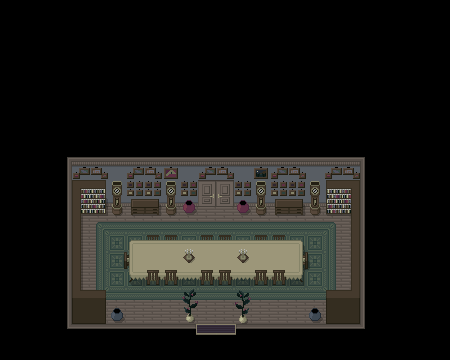

Below is a game level as drawn by its tile map, then a one-line description and the .tmx that defines it (tile-layer data replaced by summaries):
An orthogonal 25x20 tile map with 18x18 px tiles, 3 tile layers (Livello tile 1, Furniture, Foreground), 5 tilesets and 13 objects.

<map version="1.10" tiledversion="1.11.0" orientation="orthogonal" renderorder="right-down" width="25" height="20" tilewidth="18" tileheight="18" infinite="0" nextlayerid="5" nextobjectid="28">
 <tileset firstgid="1" source="../../TILEMAPS/Tilemap 2/Tilemap2.tsx" />
 <tileset firstgid="171" source="../../TILEMAPS/Tilemap1/Tilemap1.tsx" />
 <tileset firstgid="324" source="../../TILEMAPS/Tilemap 3/Tilemap3.tsx" />
 <tileset firstgid="477" source="../../TILEMAPS/Furniture/Furniture.tsx" />
 <tileset firstgid="855" source="../../TILEMAPS/Furniture/Furniture2.tsx" />
 <layer id="1" name="Livello tile 1" width="25" height="20">
  <data>[500 cells, 500 non-empty, 28 distinct tile ids]</data>
 </layer>
 <layer id="2" name="Furniture" width="25" height="20">
  <data>[500 cells, 90 non-empty, 43 distinct tile ids]</data>
 </layer>
 <objectgroup id="4" name="Collisioni">
  <object id="1" x="54" y="144" width="324" height="54" />
  <object id="2" x="342" y="198" width="36" height="144" />
  <object id="8" x="324" y="306" width="18" height="36" />
  <object id="10" x="54" y="306" width="54" height="36" />
  <object id="11" x="54" y="198" width="36" height="108" />
  <object id="12" x="108" y="306" width="18" height="18" />
  <object id="13" x="108" y="324" width="216" height="18" />
  <object id="14" x="306" y="306" width="18" height="18" />
  <object id="17" x="180" y="306" width="18" height="18" />
  <object id="18" x="234" y="306" width="18" height="18" />
  <object id="20" x="234" y="198" width="108" height="18" />
  <object id="21" x="90" y="198" width="108" height="18" />
  <object id="25" x="126" y="234" width="180" height="36" />
 </objectgroup>
 <layer id="3" name="Foreground" width="25" height="20">
  <data>[500 cells, 4 non-empty, 4 distinct tile ids]</data>
 </layer>
</map>
